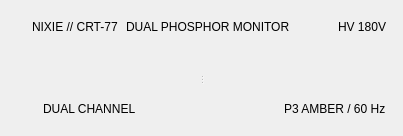
<?xml version="1.0" encoding="UTF-8"?>
<ui version="4.0">
 <class>CentralWidget</class>
 <widget class="QWidget" name="central.root">
  <layout class="QVBoxLayout" name="centralLayout">
   <property name="leftMargin"><number>8</number></property>
   <property name="topMargin"><number>8</number></property>
   <property name="rightMargin"><number>8</number></property>
   <property name="bottomMargin"><number>8</number></property>
   <property name="spacing"><number>6</number></property>
   <item>
    <widget class="QWidget" name="central.top">
     <property name="sizePolicy">
      <sizepolicy hsizetype="Preferred" vsizetype="Fixed">
       <horstretch>0</horstretch>
       <verstretch>0</verstretch>
      </sizepolicy>
     </property>
     <layout class="QHBoxLayout" name="topLayout">
      <property name="spacing"><number>8</number></property>
      <item>
       <widget class="QLabel" name="nixieMark">
        <property name="themeAsset" stdset="0"><string>nixie</string></property>
       </widget>
      </item>
      <item>
       <widget class="QLabel" name="crtTitle">
        <property name="text"><string>NIXIE // CRT-77</string></property>
       </widget>
      </item>
      <item>
       <widget class="QLabel" name="crtSubtitle">
        <property name="text"><string>DUAL PHOSPHOR MONITOR</string></property>
       </widget>
      </item>
      <item>
       <spacer name="topSpacer">
        <property name="orientation"><enum>Qt::Horizontal</enum></property>
        <property name="sizeHint" stdset="0"><size><width>40</width><height>20</height></size></property>
       </spacer>
      </item>
      <item>
       <widget class="QLabel" name="crtVoltage">
        <property name="text"><string>HV 180V</string></property>
       </widget>
      </item>
     </layout>
    </widget>
   </item>
   <item>
    <layout class="QHBoxLayout" name="toolbarRow">
     <property name="spacing"><number>0</number></property>
     <item>
      <widget class="QWidget" name="central.toolbar.leading">
       <layout class="QHBoxLayout" name="leadingLayout">
        <property name="spacing"><number>6</number></property>
       </layout>
      </widget>
     </item>
     <item>
      <widget class="QWidget" name="central.toolbar.trailing">
       <layout class="QHBoxLayout" name="trailingLayout">
        <property name="spacing"><number>6</number></property>
       </layout>
      </widget>
     </item>
    </layout>
   </item>
   <item>
    <widget class="QSplitter" name="contentSplitter">
     <property name="sizePolicy">
      <sizepolicy hsizetype="Expanding" vsizetype="Expanding">
       <horstretch>0</horstretch>
       <verstretch>1</verstretch>
      </sizepolicy>
     </property>
     <property name="orientation"><enum>Qt::Horizontal</enum></property>
     <property name="childrenCollapsible"><bool>false</bool></property>
     <property name="handleWidth"><number>8</number></property>
     <widget class="QWidget" name="central.preview">
      <layout class="QVBoxLayout" name="previewLayout">
       <property name="spacing"><number>0</number></property>
      </layout>
     </widget>
     <widget class="QWidget" name="central.source">
      <layout class="QVBoxLayout" name="sourceLayout">
       <property name="spacing"><number>0</number></property>
      </layout>
     </widget>
    </widget>
   </item>
   <item>
    <widget class="QWidget" name="central.bottom">
     <property name="sizePolicy">
      <sizepolicy hsizetype="Preferred" vsizetype="Fixed">
       <horstretch>0</horstretch>
       <verstretch>0</verstretch>
      </sizepolicy>
     </property>
     <layout class="QHBoxLayout" name="bottomLayout">
      <property name="spacing"><number>8</number></property>
      <item>
       <widget class="QWidget" name="central.outline">
        <layout class="QHBoxLayout" name="outlineLayout">
         <property name="spacing"><number>0</number></property>
        </layout>
       </widget>
      </item>
      <item>
       <widget class="QLabel" name="crtReady">
        <property name="text"><string>DUAL CHANNEL</string></property>
       </widget>
      </item>
      <item>
       <spacer name="bottomSpacer">
        <property name="orientation"><enum>Qt::Horizontal</enum></property>
        <property name="sizeHint" stdset="0"><size><width>40</width><height>20</height></size></property>
       </spacer>
      </item>
      <item>
       <widget class="QLabel" name="crtPhosphor">
        <property name="text"><string>P3 AMBER / 60 Hz</string></property>
       </widget>
      </item>
     </layout>
    </widget>
   </item>
  </layout>
 </widget>
</ui>
